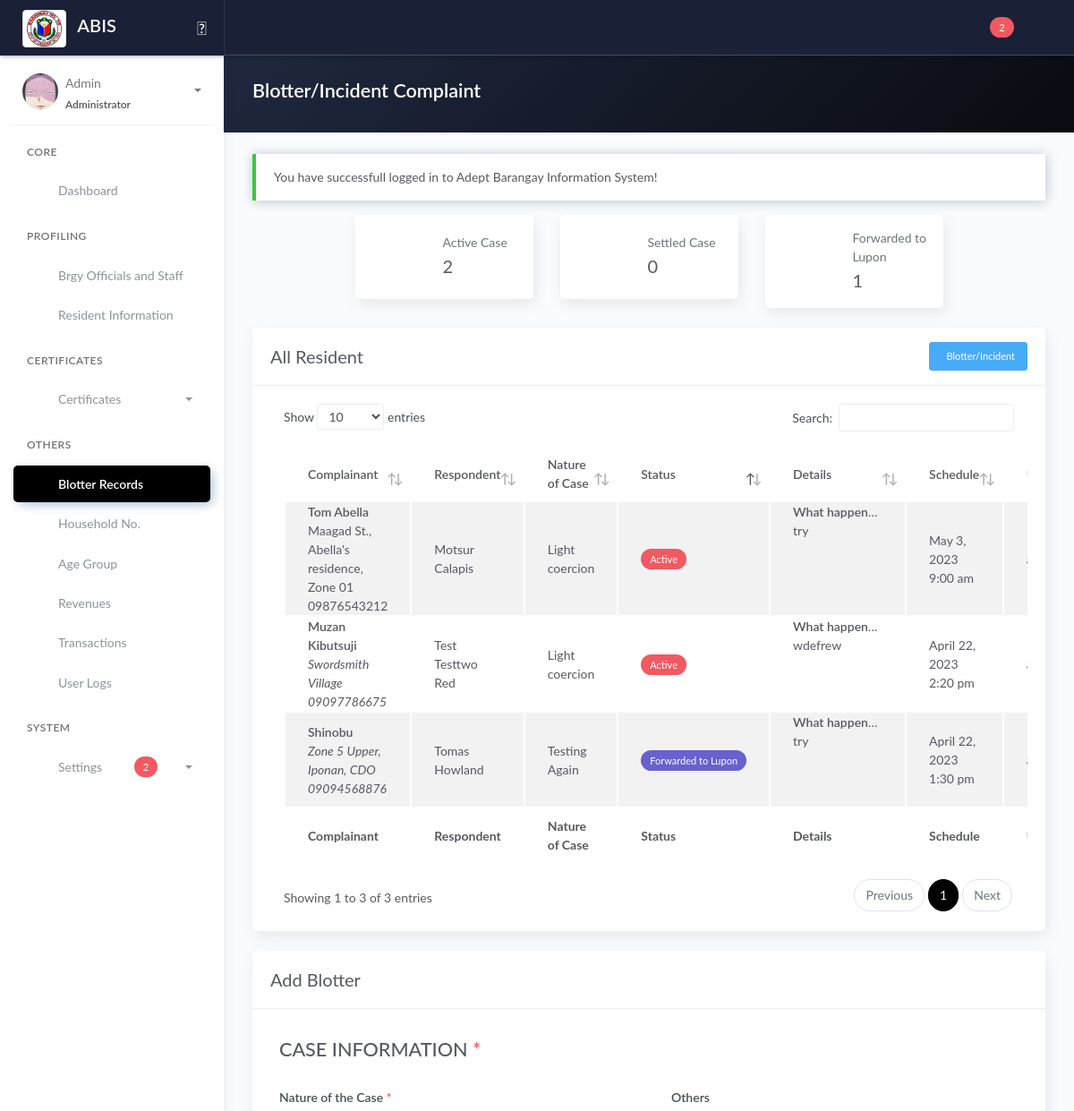
The app's page /blotter.php (signed in, upper part), older data.
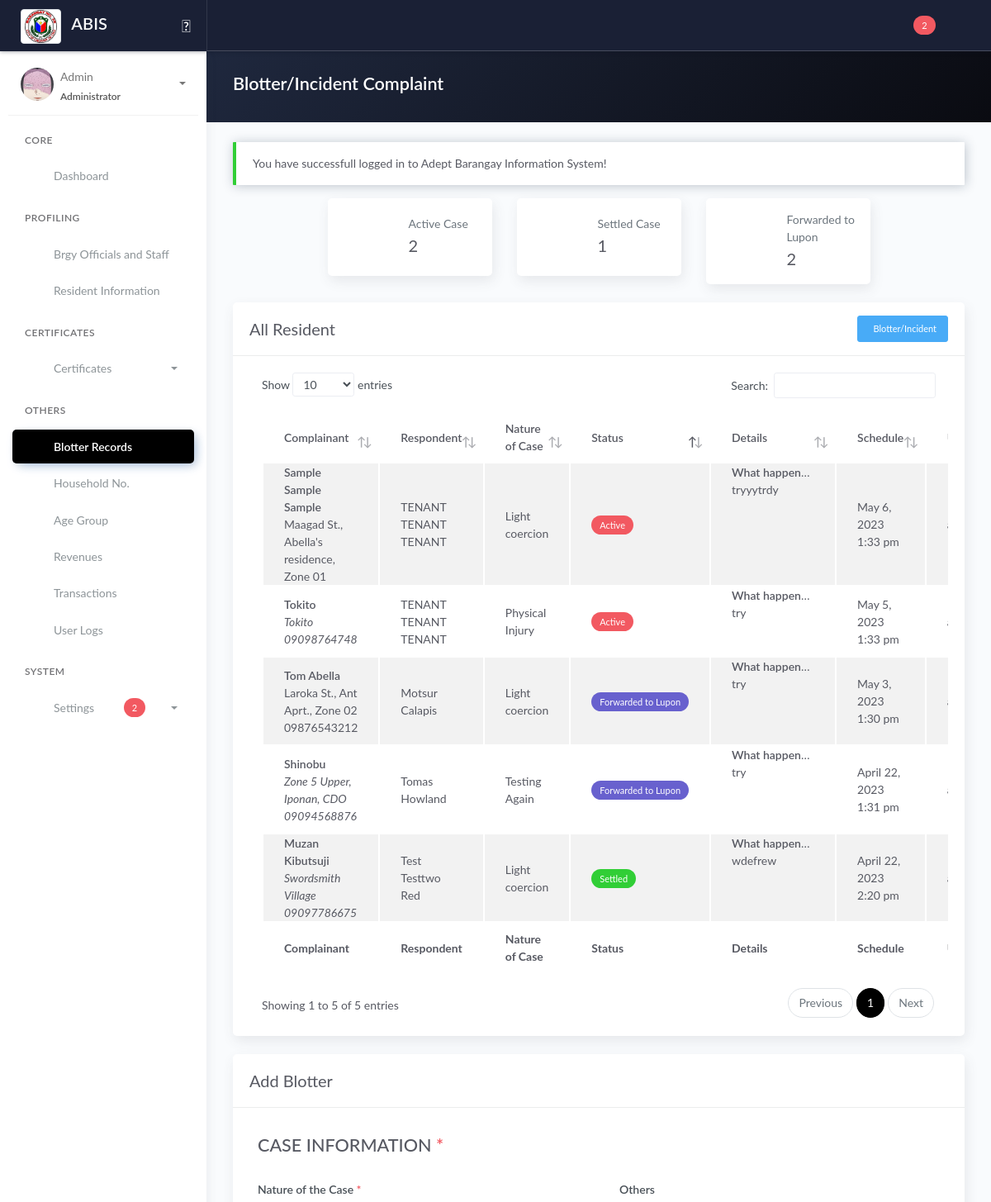
The same page, newer data.
### tables this page shows
CREATE TABLE `tblblotter` (
  `id_blotter` int(11) NOT NULL,
  `noc_id` varchar(100) DEFAULT NULL,
  `noc_others` varchar(100) DEFAULT 'N/A',
  `comp_id` varchar(10) DEFAULT 'N/A',
  `comp_nameNotResident` varchar(255) DEFAULT 'N/A',
  `comp_addNotResident` varchar(255) DEFAULT 'N/A',
  `comp_cnumNotResident` varchar(255) DEFAULT 'N/A',
  `comp_what` text DEFAULT NULL,
  `comp_what2` text DEFAULT NULL,
  `resp_id` varchar(255) DEFAULT NULL,
  `blotter_status` varchar(50) DEFAULT 'Active',
  `created_at_blotter` timestamp NOT NULL DEFAULT current_timestamp(),
  `updated_at_blotter` timestamp NOT NULL DEFAULT current_timestamp() ON UPDATE current_timestamp(),
  `id_user` varchar(25) DEFAULT NULL
);

CREATE TABLE `tblresident2` (
  `id_resident` int(11) NOT NULL,
  `national_id` varchar(100) NOT NULL,
  `region` varchar(10) NOT NULL,
  `city` varchar(100) NOT NULL,
  `province` varchar(100) NOT NULL,
  `barangay` varchar(100) NOT NULL,
  `citizenship` varchar(100) NOT NULL,
  `picture` text NOT NULL,
  `firstname` varchar(100) NOT NULL,
  `middlename` varchar(100) NOT NULL,
  `lastname` varchar(100) NOT NULL,
  `ext` varchar(10) NOT NULL,
  `alias` varchar(20) NOT NULL,
  `birthplace` varchar(100) NOT NULL,
  `birthdate` date NOT NULL,
  `sex` varchar(20) NOT NULL,
  `civilstatus` varchar(20) NOT NULL,
  `residence_type` varchar(25) NOT NULL COMMENT 'new; co-occupant; tenant',
  `id_household` int(80) NOT NULL,
  `family_head` varchar(10) NOT NULL,
  `date_of_residence` date NOT NULL,
  `vstatus` varchar(10) NOT NULL,
  `identified_as` varchar(20) NOT NULL,
  `phone` varchar(100) NOT NULL,
  `email` varchar(100) NOT NULL,
  `occupation` varchar(100) NOT NULL,
  `resident_type` int(20) NOT NULL DEFAULT 1 COMMENT '1 = Alive; 0 = Deceased',
  `id_org` varchar(100) NOT NULL,
  `pwd` varchar(5) NOT NULL,
  `indigent` varchar(5) NOT NULL,
  `remarks` text NOT NULL,
  `res_updated_at` timestamp NOT NULL DEFAULT current_timestamp() ON UPDATE current_timestamp(),
  `id_user` int(11) NOT NULL
);

CREATE TABLE `tbl_household` (
  `id_household` int(11) NOT NULL,
  `household_number` int(100) NOT NULL,
  `house_no` int(100) NOT NULL COMMENT '(2.1)',
  `id_purok` varchar(50) NOT NULL,
  `household_street_name` varchar(100) NOT NULL COMMENT '(2.2)',
  `household_address` varchar(250) NOT NULL COMMENT '(2.3)',
  `household_type` varchar(250) NOT NULL
);

CREATE TABLE `tblpurok` (
  `id_purok` int(11) NOT NULL,
  `purok_name` varchar(255) DEFAULT NULL,
  `purok_details` text DEFAULT NULL
);

CREATE TABLE `tbl_nature_of_case` (
  `noc_id` int(11) NOT NULL,
  `noc_name` varchar(100) NOT NULL,
  `noc_details` varchar(255) NOT NULL,
  `id_user` varchar(10) NOT NULL,
  `noc_updated_at` timestamp NOT NULL DEFAULT current_timestamp() ON UPDATE current_timestamp()
);

CREATE TABLE `tblblotter_schedule` (
  `id_blotter_schedule` int(11) NOT NULL,
  `id_blotter` int(11) NOT NULL,
  `blotter_date` date NOT NULL,
  `blotter_time` time NOT NULL,
  `created_at_blotter_schedule` timestamp NOT NULL DEFAULT current_timestamp(),
  `updated_at_blotter_schedule` timestamp NOT NULL DEFAULT current_timestamp() ON UPDATE current_timestamp()
);

### blotter.php (the view, shortened to what the changed rows need)
<?php include 'server/server.php' ?>
<?php
$query  = "SELECT *, tblblotter.id_blotter as id, tbl_users.id_user as user_id FROM tblblotter JOIN tbl_users ON tbl_users.id_user=tblblotter.id_user";
$result = $conn->query($query);
$blotter = array();
while ($row = $result->fetch_assoc()) {
	$blotter[] = $row;
}
$query3 = "SELECT *, tblblotter.id_blotter as id, tbl_users.id_user as user_id FROM tblblotter JOIN tbl_users ON tbl_users.id_user=tblblotter.id_user WHERE tblblotter.blotter_status='Settled' ";
$result3 = $conn->query($query3);
$settled = $result3->num_rows;
$query5 = "SELECT *, tblblotter.id_blotter as id, tbl_users.id_user as user_id FROM tblblotter JOIN tbl_users ON tbl_users.id_user=tblblotter.id_user WHERE tblblotter.blotter_status='Forwarded to Lupon' ";
$result5 = $conn->query($query5);
$ftl = $result5->num_rows;
$query4 = "SELECT * FROM tblresident2 ORDER BY firstname ASC";
$result4 = $conn->query($query4);
?>
<!DOCTYPE html>
<html lang="en">
<head>
	<?php include 'templates/header.php' ?>
	<link rel="stylesheet" href="assets/js/plugin/dataTables.dateTime.min.css">
	<link rel="stylesheet" href="assets/js/plugin/datatables/Buttons-1.6.1/css/buttons.dataTables.min.css">
	<link rel="stylesheet" href="assets/css/select2.min.css" />
	<link rel="stylesheet" href="https://cdn.jsdelivr.net/npm/@ttskch/select2-bootstrap4-theme@x.x.x/dist/select2-bootstrap4.min.css">
</head>
<body>
	<div class="wrapper">
		<div class="main-panel">
			<div class="content">
				<div class="panel-header bg-dark-gradient">
					<div class="page-inner">
						<div class="d-flex align-items-left align-items-md-center flex-column flex-md-row">
							<div>
								<h2 class="text-white fw-bold">Blotter/Incident Complaint</h2>
							</div>
						</div>
					</div>
				</div>
				<div class="page-inner">
					<div class="row justify-content-center">
						<div class="col-sm-6 col-md-3">
							<div class="card card-stats card-round">
								<div class="card-body ">
									<div class="row">
										<div class="col-7 col-stats">
											<div class="numbers">
												<a href="javascript:void(0)" id="settledCase" class="card-link text-muted">Settled Case </a>
												<h4 class="card-title"><?= number_format($settled) ?></h4>
											</div>
										</div>
									</div>
								</div>
							</div>
						</div>
						<div class="col-sm-6 col-md-3">
							<div class="card card-stats card-round">
								<div class="card-body ">
									<div class="row">
										<div class="col-7 col-stats">
											<div class="numbers">
												<a href="javascript:void(0)" id="flpCase" class="card-link text-muted">Forwarded to Lupon</a>
												<h4 class="card-title"><?= number_format($ftl) ?></h4>
											</div>
										</div>
									</div>
								</div>
							</div>
						</div>
					</div>
					<div class="row mt--2">
						<div class="col">
							<div class="card">
								<div class="card-body">
									<div class="table-responsive">
										<table id="blottertable" class="display table table-striped">
											<thead>
												<tr>
													<th scope="col">Complainant</th>
													<th scope="col">Respondent</th>
													<th scope="col">Nature of Case</th>
													<th scope="col">Status</th>
													<th scope="col">Details</th>
													<th scope="col">Schedule</th>
													<th scope="col">User</th>
												</tr>
											</thead>
											<tbody>
												<?php if (!empty($blotter)) : ?>
													<?php foreach ($blotter as $row) : ?>
														<tr>
															<td>
																<?php
																if ($row['comp_id'] !== "N/A") {
																	$comp_id = $row['comp_id'];
																	$sqlComplainant = "SELECT * FROM tblresident2 WHERE id_resident = '$comp_id'";
																	$queryComplainant = $conn->query($sqlComplainant);
																	$complainant = $queryComplainant->fetch_assoc();
																	$h_id = $complainant['id_household'];
																	$queryHouseholdNumber = "SELECT * FROM tbl_household WHERE id_household='$h_id'";
																	$resultHouseholdNumber = $conn->query($queryHouseholdNumber);
																	$householdnum = $resultHouseholdNumber->fetch_assoc();
																	$p_name = $householdnum['id_purok'];
																	$queryPurokName = "SELECT * FROM tblpurok WHERE id_purok='$p_name'";
																	$resultPurokName = $conn->query($queryPurokName);
																	$pname = $resultPurokName->fetch_assoc();
																	echo "<span class='fw-bold'>" . $complainant['firstname'] . ' ' . $complainant['middlename'] . ' ' . $complainant['lastname'] . "</span><br>" . $householdnum['household_street_name'] . ', ' . $householdnum['household_address'] . ', ' . $pname['purok_name'] . '<br>' . $complainant['phone'];
																} elseif ($row['comp_id'] == "N/A") {
																	echo "<span class='fw-bold'>" . $row['comp_nameNotResident'] . "</span><br><span class='font-italic'>" . $row['comp_addNotResident'] . '<br>' . $row['comp_cnumNotResident'] . '</span>';
																}
																?>
															</td>
															<td>
																<?php
																if (isset($row['resp_id'])) {
																	$resp_name = $row['resp_id'];
																	$sqlRespondent = "SELECT * FROM tblresident2 WHERE id_resident = '$resp_name'";
																	$queryRespondent = $conn->query($sqlRespondent);
																	foreach ($queryRespondent as $respondent) {
																		echo $f_name = $respondent['firstname'] . ' ' . $respondent['middlename'] . ' ' . $respondent['lastname'];
																	}
																}
																?>
															</td>
															<td>
																<?php
																if ($row['noc_id'] == 'Others') {
																	echo ucwords($row['noc_others']);
																} else {
																	$noc = $row['noc_id'];
																	$sqlNoc = "SELECT * FROM tbl_nature_of_case WHERE noc_id='$noc'";
																	$queryNoc = $conn->query($sqlNoc);
																	foreach ($queryNoc as $nocName) {
																		echo $nocName['noc_name'];
																	}
																}
																?>
															</td>
															<td>
																<?php if ($row['blotter_status'] == 'Settled') : ?>
																	<span class="badge badge-success">Settled</span>
																<?php elseif ($row['blotter_status'] == 'Active') : ?>
																	<span class="badge badge-danger">Active</span>
																<?php elseif ($row['blotter_status'] == 'Forwarded to Lupon') : ?>
																	<span class="badge badge-secondary">Forwarded to Lupon</span>
																<?php endif ?>
															</td>
															<td class="d-inline-block text-truncate" style="max-width: 100px;"><?= '<b>What happened: </b>' . '<br>' . $row['comp_what'] . '<br><br>' . '<b>Action: </b>' . '<br>' . $row['comp_what2'] ?></td>
															<td>
																<?php
																$getIdBlotter = $row['id_blotter'];
																$queryGetSched = "SELECT * FROM tblblotter_schedule WHERE id_blotter = '$getIdBlotter' ORDER BY id_blotter_schedule DESC LIMIT 1";
																$resultGetSched = $conn->query($queryGetSched);
																$GetSched = $resultGetSched->fetch_assoc();
																?>
																<?= date("F j, Y", strtotime($GetSched['blotter_date'])) . ' ' . date("g:i a", strtotime($GetSched['blotter_time'])) ?>
															</td>
															<td><?= $row['user_username'] ?></td>
														</tr>
													<?php endforeach ?>
												<?php endif ?>
											</tbody>
											<tfoot>
												<tr>
													<th scope="col">Complainant</th>
													<th scope="col">Respondent</th>
													<th scope="col">Nature of Case</th>
													<th scope="col">Status</th>
													<th scope="col">Details</th>
													<th scope="col">Schedule</th>
													<th scope="col">User</th>
												</tr>
											</tfoot>
										</table>
									</div>
								</div>
							</div>
						</div>
					</div>
					<div class="row mt--2" id="addBlotterForm">
						<div class="col-md-12">
							<div class="card">
								<div class="card-body">
									<form method="POST" action="model/save_blotter.php" onsubmit="return confirm('Are you sure you want to submit this form?');">
										<div class="row">
											<div class="col-md-6">
												<div class="form-group">
													<b>
														<h2>CASE INFORMATION<span class="text-danger"><b> *</b></span></h2>
													</b>
												</div>
											</div>
										</div>
								</div>
							</div>
						</div>
					</div>
				</div>
			</div>
		</div>
	</div>
	<?php include 'templates/footer.php' ?>
</body>
</html>

Row changes from the older to the newer data that the page shows:
changed tblblotter "Tom": tbl_household.household_street_name "Maagad St." → "Laroka St."; tbl_household.household_address "Abella's residence" → "Ant Aprt."; tblpurok.purok_name "Zone 01" → "Zone 02"; tblblotter_schedule.blotter_time "9:00 am" → "1:30 pm"; blotter_status "Active" → "Forwarded to Lupon"
changed tblblotter "Shinobu": tblblotter_schedule.blotter_time "1:30 pm" → "1:31 pm"
changed tblblotter "Muzan Kibutsuji": blotter_status "Active" → "Settled"
added tblblotter: tblresident2.firstname "Sample", tblresident2.middlename "Sample", tblresident2.lastname "Sample", tbl_household.household_street_name "Maagad St.", tbl_household.household_address "Abella's residence", tblpurok.purok_name "Zone 01", blotter_status "Active", comp_what "tryyytrdy", tblblotter_schedule.blotter_date "May 6, 2023", tblblotter_schedule.blotter_time "1:33 pm", tbl_nature_of_case (noc_name "Light coercion")
now on this page (row unchanged): tblresident2: firstname+middlename+lastname "TENANT TENANT TENANT"
added tblblotter: comp_nameNotResident "Tokito", comp_addNotResident "Tokito", comp_cnumNotResident "09098764748", blotter_status "Active", comp_what "try", tblblotter_schedule.blotter_date "May 5, 2023", tblblotter_schedule.blotter_time "1:33 pm"
now on this page (row unchanged): tbl_nature_of_case: noc_name "Physical Injury", shown under "Tokito"
Text that changed along with them:
$settled: "0" → "1"
$ftl: "1" → "2"
text written by a page script: "Show entries Search: Showing 1 to 3 of 3 entries Previous 1 Next" → "Show entries Search: Showing 1 to 5 of 5 entries Previous 1 Next"
